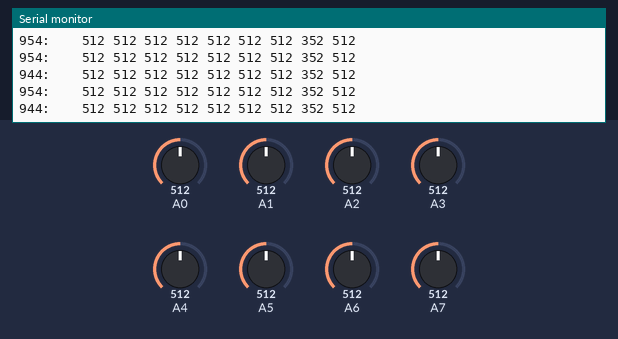
Simulated run of this sketch. Board: Arduino Nano, built with avr-gcc and run on an emulated ATmega328P. Parts: the last lines printed to the serial monitor. The test bench sets the inputs (shaded band); at power-on: A0 = 512, A1 = 512, A2 = 512, A3 = 512, A4 = 512, A5 = 512, A6 = 512, A7 = 512.

Above: at 1.2 s.
1.3 s: A0 set to 716
At 1.32 s:
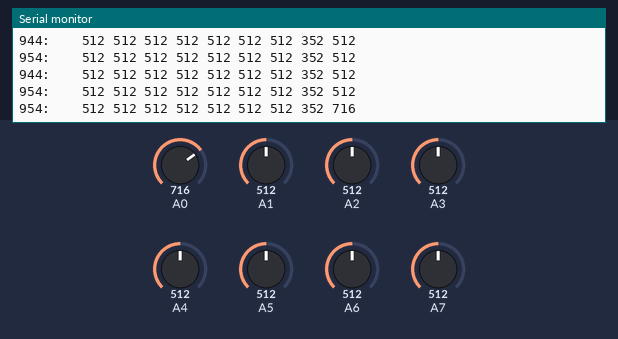
2.8 s: A1 set to 716
At 2.83 s:
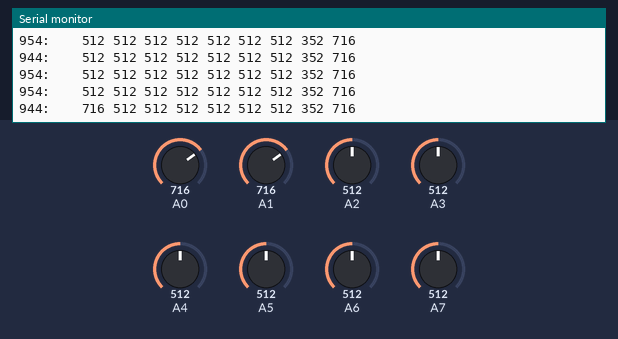
4.3 s: A2 set to 716
At 4.35 s:
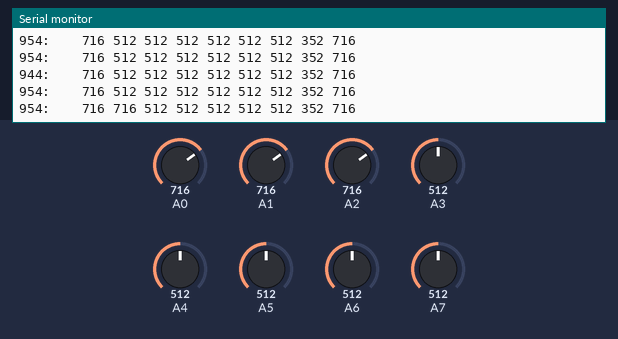
5.8 s: A3 set to 716
At 5.87 s:
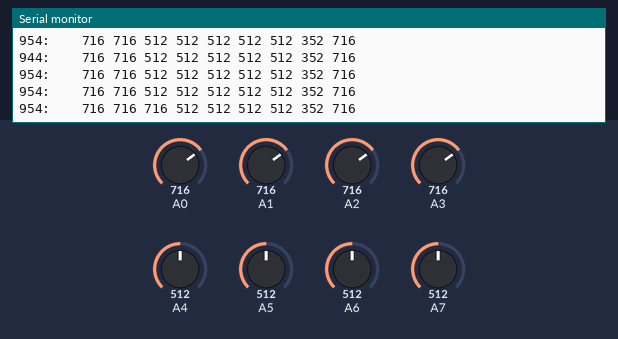
7.3 s: A4 set to 716
At 7.38 s:
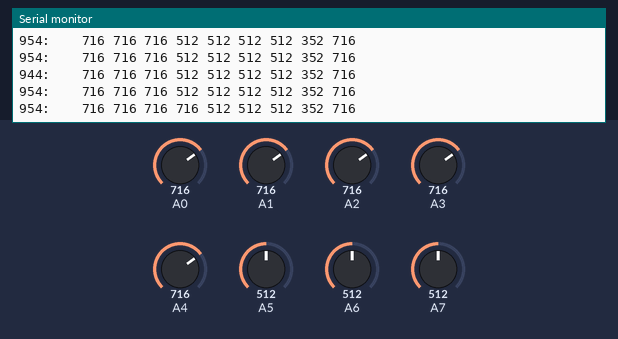
8.8 s: A5 set to 716
At 8.8 s:
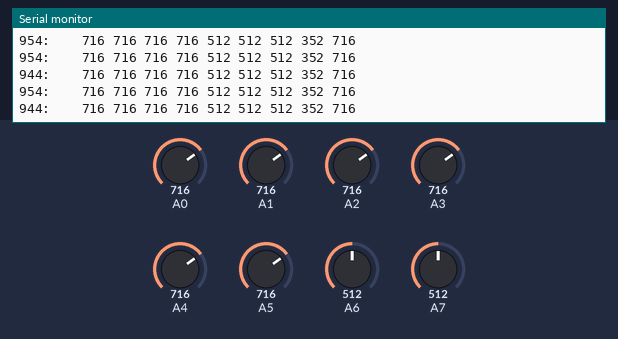
Timing chart, 0 to 11.3 s (numbered marks = the images above; inputs shaded):
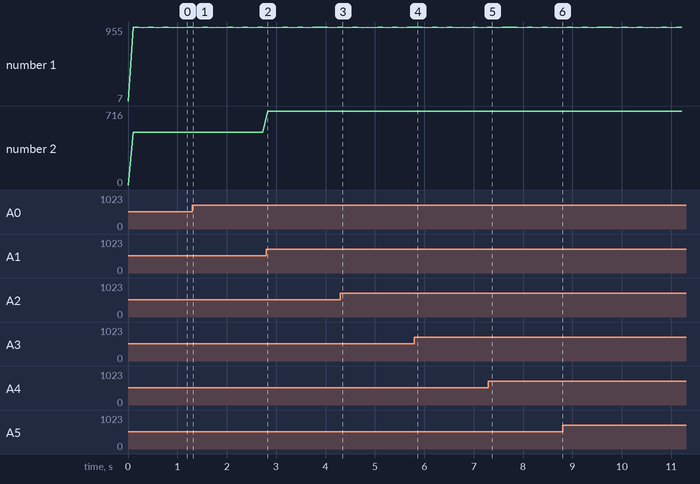

Measured:
- after the input at 1.3 s, the serial monitor: prints a new line at once (image 1)
- after the input at 2.8 s, the serial monitor: prints a new line at once (image 2)
- after the input at 4.3 s, the serial monitor: prints a new line after 0.05 s (image 3)
- after the input at 5.8 s, the serial monitor: prints a new line after 0.06 s (image 4)
- after the input at 7.3 s, the serial monitor: prints a new line after 0.08 s (image 5)

The sketch:

carret_analog_isr2.ino
```cpp
#include <barobot_common.h>
#include <avr/io.h>
//#include <stdint.h>

#define ANALOGS  9
#define ANALOG_TRIES  2

volatile uint16_t checks = 0;
volatile int8_t ADCport[ANALOGS] = {2,3,4,5,6,7,8,0,1};
volatile int16_t ADCvalue[ANALOG_TRIES][ANALOGS] = {{0,0,0,0,0,0},{0,0,0,0,0,0}};
volatile uint8_t channel = 0;
volatile uint8_t row = 0;

void setup(){
  pinMode(A0, INPUT);
  pinMode(A1, INPUT);
  pinMode(A2, INPUT);
  pinMode(A3, INPUT);
  pinMode(A4, INPUT);
  pinMode(A5, INPUT);
  pinMode(A6, INPUT);
  pinMode(A7, INPUT);
  Serial.begin(115200);
  Serial.println("-start");
  init_analogs();
}

ISR(ADC_vect){
  uint8_t tmp  = ADMUX;            // read the value of ADMUX register
  tmp          &= 0xF0;            // starsze bity
  channel      = (channel + 1)%ANALOGS;
  ADMUX        = (tmp | ADCport[channel]);
  ADCvalue[ row ][ channel ] = ADCL | (ADCH << 8);  //  read low first
  if( channel == 0 ){
    //row          = ((row+1) % ANALOG_TRIES);
  }
  checks++;
}

unsigned long milisAnalog = 0;
unsigned long int mil = 0;
long int milis1000 = 0;
long int milis2000 = 0;
byte iii = 0;
void loop() {
  mil = millis();
  	if( mil > milis1000 ){    // debug, mrygaj co 1 sek
       //   DEBUG( "-analog " );
          DEBUG( checks );
          DEBUG(":\t\t");
          DEBUG( ADCvalue[0][0] );          DEBUG(" ");
          DEBUG( ADCvalue[0][1] );          DEBUG(" ");
          DEBUG( ADCvalue[0][2] );          DEBUG(" ");
          DEBUG( ADCvalue[0][3] );          DEBUG(" ");
          DEBUG( ADCvalue[0][4] );          DEBUG(" ");
          DEBUG( ADCvalue[0][5] );          DEBUG(" ");
          DEBUG( ADCvalue[0][6] );          DEBUG(" ");
          DEBUG( ADCvalue[0][7] );          DEBUG(" ");
          DEBUG( ADCvalue[0][8] );          DEBUG(" ");
          DEBUGLN( );
          milis1000 = mil + 100;
          checks = 0;
         // Serial.println(GetTemp());
      }
}

void init_analogs(){
    ADMUX = 0;                // use ADC0
    ADMUX |= _BV(REFS1);
    ADMUX |= (1 << REFS0);    // REFS1 + REFS0 = Internal 1.1V (ATmega168/328) or  2.56V on (ATmega8)
    ADCSRA |= (1 << ADPS0);  // 128 prescale
    ADCSRA |= (1 << ADPS1);
    ADCSRA |= (1 << ADPS2);
    ADCSRA |= (1 << ADATE);   // Set ADC Auto Trigger Enable
    ADCSRB = 0;               // 0 for free running mode
    ADCSRA |= (1 << ADEN);    // Enable the ADC
    ADCSRA |= (1 << ADIE);    // Enable Interrupts
    ADCSRA |= (1 << ADSC);    // Start the ADC conversion
    sei();
}
```
